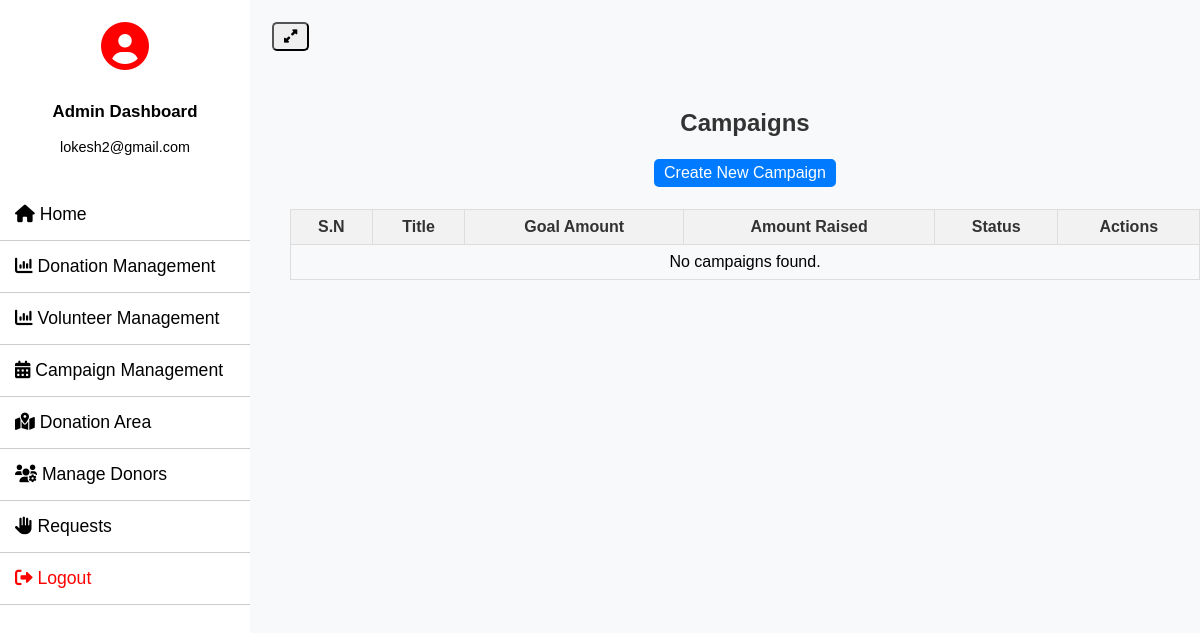
The page /campaigns/ (signed in) on the database as committed earlier.
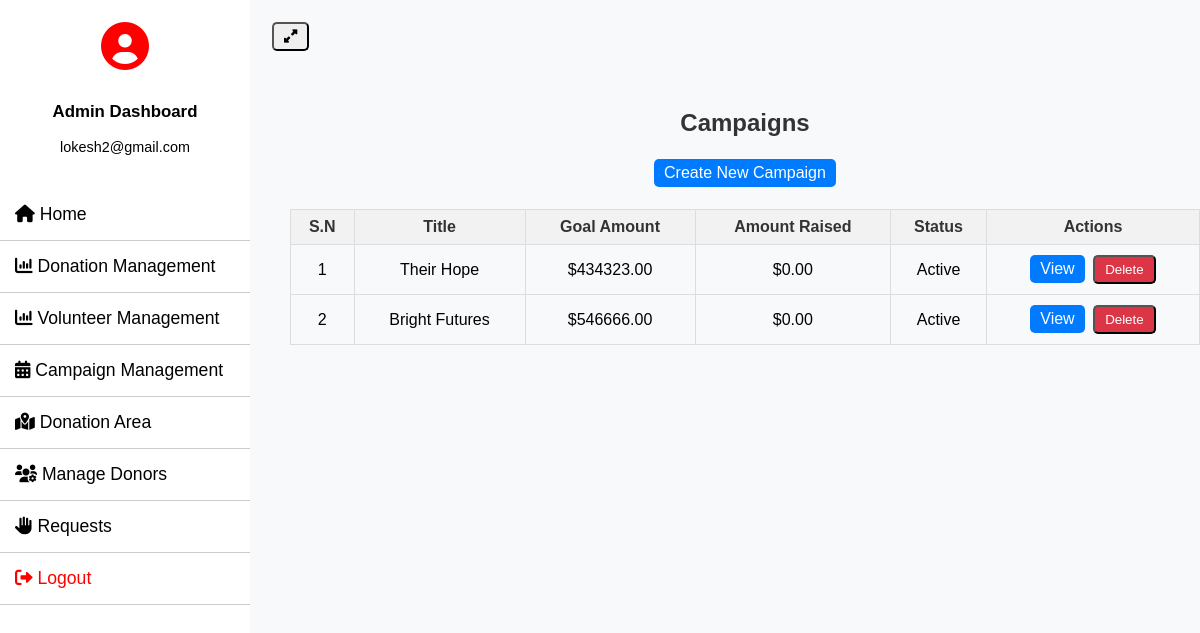
The same page on the database as committed later.
### donor_management/models.py (models this page shows, shortened)
class Campaign(models.Model):
    STATUS_CHOICES = [
        ('active', 'Active'),
        ('completed', 'Completed'),
        ('inactive', 'Inactive'),
    ]
    title = models.CharField(max_length=200)
    description = models.TextField()
    goal_amount = models.DecimalField(max_digits=10, decimal_places=2)
    amount_raised = models.DecimalField(max_digits=10, decimal_places=2, default=0.00)
    start_date = models.DateTimeField()
    end_date = models.DateTimeField()
    status = models.CharField(max_length=10, choices=STATUS_CHOICES, default='active')
    created_by = models.ForeignKey(User, on_delete=models.CASCADE)
    created_at = models.DateTimeField(auto_now_add=True)

### Charity_Project/views.py (the view)
# urls.py: path('campaigns/', campaign_list, name='campaign_list'),
@login_required
def campaign_list(request):
    campaigns = Campaign.objects.all().order_by('-created_at')
    return render(request, 'campaign/campaign_list.html', {'campaigns': campaigns})

### Charity_Project/templates/campaign/campaign_list.html (shortened to what this page needs)
{% extends 'admin_base.html' %}
{% block content %}
<div class="campaign-list-container">
    <h1>Campaigns</h1>
    <a href="{% url 'create_campaign' %}" class="btn btn-primary mb-3">Create New Campaign</a>
    <table class="campaign-list-table">
        <thead>
            <tr>
                <th>S.N</th>
                <th>Title</th>
                <th>Goal Amount</th>
                <th>Amount Raised</th>
                <th>Status</th>
                <th>Actions</th>
            </tr>
        </thead>
        <tbody>
            {% for campaign in campaigns %}
            <tr>
                <td>{{ forloop.counter }}</td>
                <td>{{ campaign.title }}</td>
                <td>${{ campaign.goal_amount|floatformat:2 }}</td>
                <td>${{ campaign.amount_raised|floatformat:2 }}</td>
                <td>{{ campaign.get_status_display }}</td>
                <td>
                    <a href="{% url 'campaign_detail' campaign.id %}" class="btn btn-primary">View</a>
                    <form action="{% url 'delete_campaign' campaign.id %}" method="post" style="display:inline;">
                        <button type="submit" class="btn btn-danger" onclick="return confirm('Are you sure you want to delete this campaign?');">Delete</button>
                    </form>
                </td>
            </tr>
            {% empty %}
            <tr>
                <td colspan="7">No campaigns found.</td>
            </tr>
            {% endfor %}
        </tbody>
    </table>
</div>
{% endblock %}

Rows that differ between the two databases and show on the page:
added Campaign: title "Their Hope", goal_amount "434323.00", amount_raised "0.00", status "Active"
added Campaign: title "Bright Futures", goal_amount "546666.00", amount_raised "0.00", status "Active"
Other text that changed with them:
text no longer shown: "No campaigns found."
